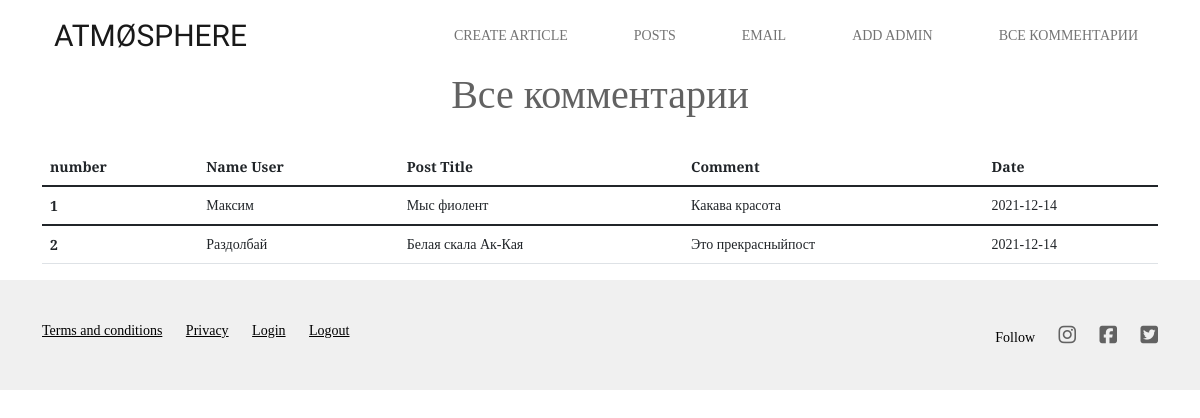
Page /all_comments on the committed database.
### app.py (models this page shows, shortened)
class Comment(db.Model):
    id = db.Column(db.Integer, primary_key=True)
    name_user = db.Column(db.String(70), nullable=False)
    text = db.Column(db.Text(), nullable=False)
    date = db.Column(db.DateTime, default=datetime.utcnow)
    post_title = db.Column(db.String(150))

### app.py (the view)
@app.route('/all_comments')
def all_comments():
    comment = Comment.query.all()
    return render_template('all_comments.html', comments=comment)

### templates/all_comments.html (shortened to what this page needs)
{% extends 'base_admin.html' %}
{% block div %}
    <h1 align="center">Все комментарии</h1>
    <br>
{% if comments|length>0 %}
    <table class="table">
        <thead>
            <tr>
                <th scope="col">number</th>
                <th scope="col">Name User</th>
                <th scope="col">Post Title</th>
                <th scope="col">Comment</th>
                <th scope="col">Date</th>
            </tr>
        </thead>
        {% for comment in comments %}
        <tbody>
            <tr>
                <th scope="row">{{comment.id}}</th>
                <td>{{comment.name_user}}</td>
                <td>{{comment.post_title}}</td>
                <td>{{comment.text}}</td>
                <td>{{comment.date.date()}}</td>
            </tr>
        </tbody>
        {% endfor %}
    </table>
{% else %}
    <p>У вас нет комментариев</p>
    {% endif %}
{%endblock%}

### static/css/style.css (style rules this page uses)
body { min-width: 320px; font-size: 14px; font-family: 'Playfair Display', serif; color: #626262; }

### rows in the picture
Comment: id "1", name_user "Максим", post_title "Мыс фиолент", text "Какава красота", date "2021-12-14"
Comment: id "2", name_user "Раздолбай", post_title "Белая скала Ак-Кая", text "Это прекрасныйпост", date "2021-12-14"
